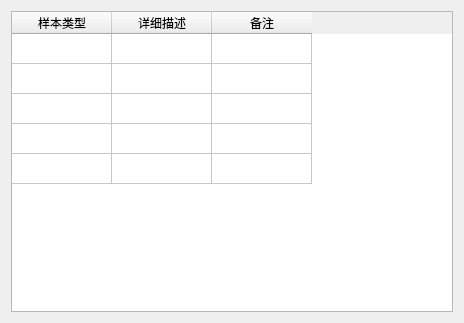
<?xml version="1.0" encoding="UTF-8"?>
<ui version="4.0">
 <class>SampleTypesDlg</class>
 <widget class="QDialog" name="SampleTypesDlg">
  <property name="geometry">
   <rect>
    <x>0</x>
    <y>0</y>
    <width>464</width>
    <height>323</height>
   </rect>
  </property>
  <property name="windowTitle">
   <string>Dialog</string>
  </property>
  <layout class="QGridLayout" name="gridLayout">
   <item row="0" column="0">
    <widget class="QTableWidget" name="tableWidget">
     <property name="sortingEnabled">
      <bool>false</bool>
     </property>
     <property name="cornerButtonEnabled">
      <bool>true</bool>
     </property>
     <property name="rowCount">
      <number>5</number>
     </property>
     <property name="columnCount">
      <number>3</number>
     </property>
     <attribute name="horizontalHeaderCascadingSectionResizes">
      <bool>false</bool>
     </attribute>
     <attribute name="horizontalHeaderShowSortIndicator" stdset="0">
      <bool>false</bool>
     </attribute>
     <attribute name="verticalHeaderVisible">
      <bool>false</bool>
     </attribute>
     <row/>
     <row/>
     <row/>
     <row/>
     <row/>
     <column>
      <property name="text">
       <string>样本类型</string>
      </property>
      <property name="font">
       <font>
        <underline>false</underline>
       </font>
      </property>
      <property name="background">
       <color>
        <red>85</red>
        <green>255</green>
        <blue>127</blue>
       </color>
      </property>
     </column>
     <column>
      <property name="text">
       <string>详细描述</string>
      </property>
      <property name="background">
       <color>
        <red>85</red>
        <green>255</green>
        <blue>127</blue>
       </color>
      </property>
     </column>
     <column>
      <property name="text">
       <string>备注</string>
      </property>
      <property name="background">
       <color>
        <red>85</red>
        <green>255</green>
        <blue>127</blue>
       </color>
      </property>
     </column>
    </widget>
   </item>
  </layout>
 </widget>
 <resources/>
 <connections/>
</ui>
